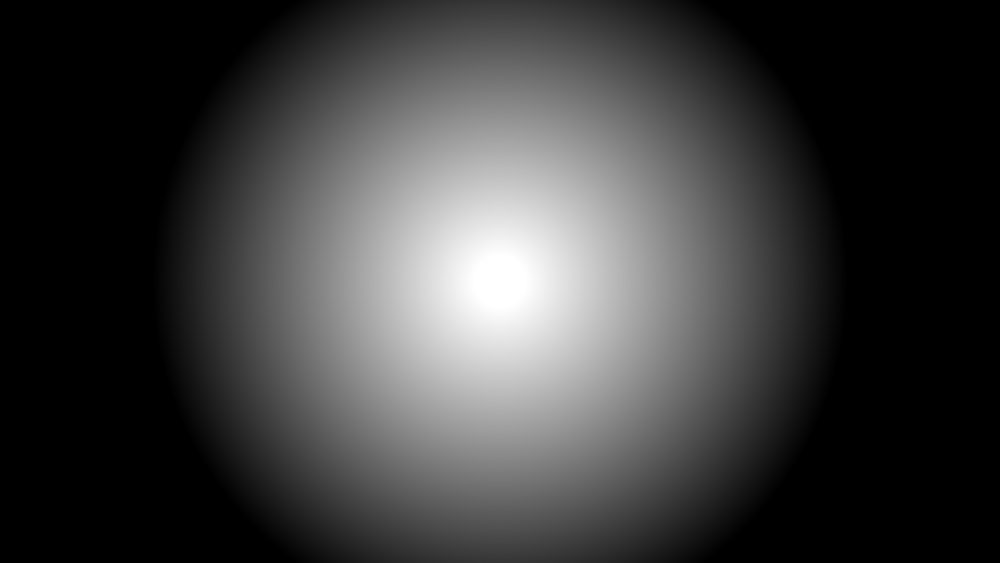
#> input picture image_segmentation/ombre_circle_grayscale.png, 1000 x 563 px, found by its file name
$ python color_base.py   (older library calls are emulated)
#> lines starting #> are read from the running program, lines starting #| are printed output that depends on the picture; after the words box and inside, x2 and y2 are one past the last pixel; in counts of white or black regions, pixels touching at a corner belong together
import cv2
import numpy as np

def viewImage(image):
    cv2.namedWindow('Display', cv2.WINDOW_NORMAL)
    cv2.imshow('Display', image)
    cv2.waitKey(0)
    cv2.destroyAllWindows()

def grayscale_17_levels(image):
    high = 255
    while(1):
        low = high - 15
        col_to_be_changed_low = np.array([low])
        col_to_be_changed_high = np.array([high])
        curr_mask = cv2.inRange(gray, col_to_be_changed_low, col_to_be_changed_high)
        ##按照上界下界分割
        gray[curr_mask > 0] = (high)
        ##上色（白色）
        ##print(gray[curr_mask > 0])
        high -= 15
        if(low == 0):

            break

image = cv2.imread('D:\Code\image segmentation\ombre_circle_grayscale.png') #最好使用绝对路径
#> image is the input picture: shape (563, 1000, 3); min 0, max 255, mean 60.6
viewImage(image)
gray = cv2.cvtColor(image, cv2.COLOR_BGR2GRAY)
grayscale_17_levels(gray)
#> the loop in grayscale_17_levels, `while(1):` made 17 passes
#> pass 1, in grayscale_17_levels, `curr_mask = cv2.inRange(gray, col_to_be_changed_low, col_to_be_changed..`:
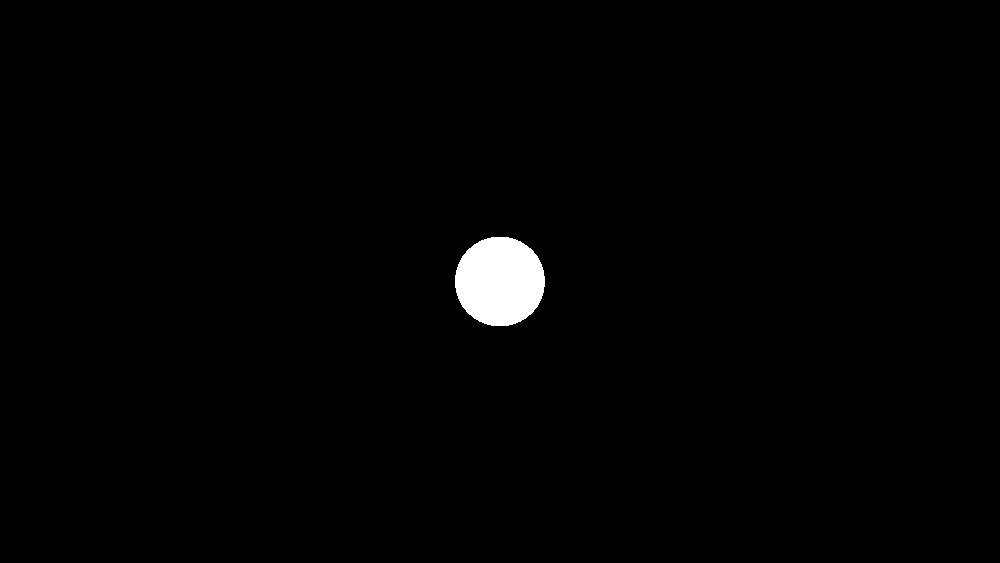
#> curr_mask: shape (563, 1000); 1.1% white; 1 white region, box (x1, y1, x2, y2) and area: (455, 237, 545, 326) 6352
#> pass 3, in grayscale_17_levels, `curr_mask = cv2.inRange(gray, col_to_be_changed_low, col_to_be_changed..`:
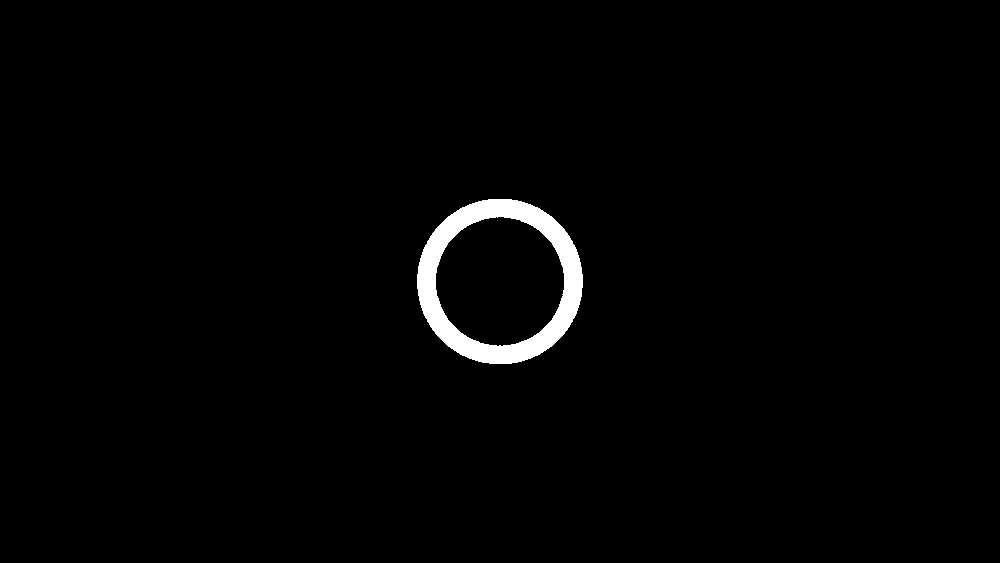
#> curr_mask: shape (563, 1000); 1.6% white; 1 white region, box (x1, y1, x2, y2) and area: (417, 199, 583, 364) 8754
#> after the loop in grayscale_17_levels, `while(1):`: high = 0
viewImage(gray)

def get_area_of_each_gray_level(im):
## 将图像转为灰度
    image = cv2.cvtColor(im, cv2.COLOR_BGR2GRAY)
    output = []
    high = 255
    first = True
    while(1):
        low = high - 15
        if(first == False):
            ##使它变成一个更大的灰度级的黑的值
            ##所以它不会检测
            to_be_black_again_low = np.array([high])
            to_be_black_again_high = np.array([255])
            curr_mask = cv2.inRange(image, to_be_black_again_low,
            to_be_black_again_high)
            image[curr_mask > 0] = (0)
        #使灰度值变白，所以我们可以计算出它的面积
        ret, threshold = cv2.threshold(image, low, 255, 0)
        binary, contours, hirerchy = cv2.findContours(threshold, cv2.RETR_LIST, cv2.CHAIN_APPROX_NONE)

        #这里有个坑，findContours返回3个值，它返回了你所处理的图像，轮廓的点集，各层轮廓的索引
        if(len(contours) > 0):
            output.append([cv2.contourArea(contours[0])])
            cv2.drawContours(im, contours, -1, (0,0,255),3)
            high -= 15
            first = False
        if(low == 0):
            break
#> this loop made 17 passes
#> (ret, hirerchy) on passes 1 to 12: (240, [[-1, -1, -1, -1]]), (225, [[1, -1, -1, -1], [-1, 0, -1, -1]]), (210, [[1, -1, -1, -1], [-1, 0, -1, -1]]), (195, [[1, -1, -1, -1], [-1, 0, -1, -1]]), (180, [[1, -1, -1, -1], [-1, 0, -1, -1]]), (165, [[1, -1, -1, -1], [-1, 0, -1, -1]]), (150, [[1, -1, -1, -1], [-1, 0, -1, -1]]), (135, [[1, -1, -1, -1], [-1, 0, -1, -1]]), (120, [[1, -1, -1, -1], [-1, 0, -1, -1]]), (105, [[1, -1, -1, -1], [-1, 0, -1, -1]]), (90, [[1, -1, -1, -1], [-1, 0, -1, -1]]), (75, [[1, -1, -1, -1], [-1, 0, -1, -1]])
#> hirerchy on pass 17: [[1, -1, -1, -1], [-1, 0, -1, -1]]
#> pass 1, in get_area_of_each_gray_level, `ret, threshold = cv2.threshold(image, low, 255, 0)`:
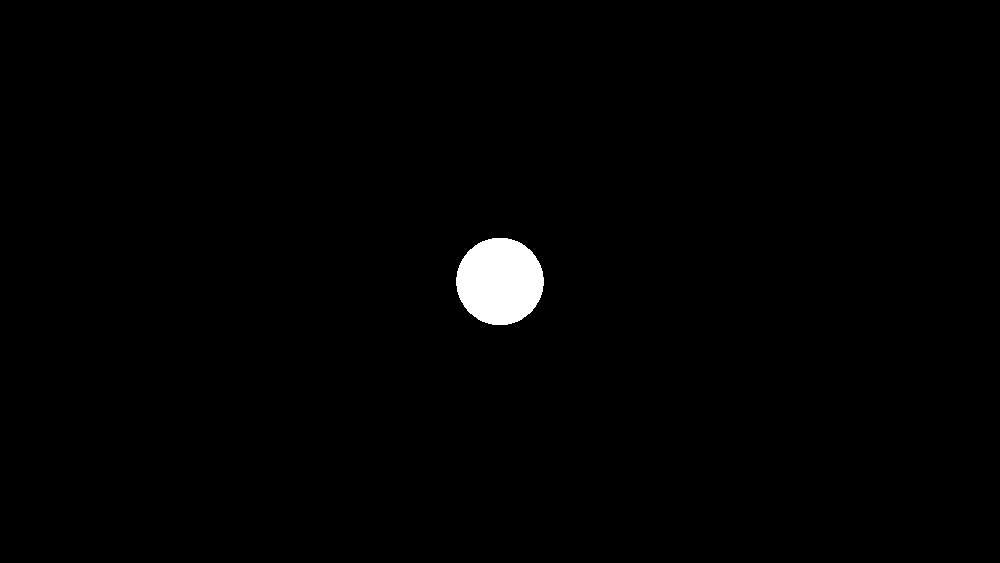
#> threshold: shape (563, 1000); 1.1% white; 1 white region, box (x1, y1, x2, y2) and area: (456, 238, 544, 325) 5995
#> pass 3, in get_area_of_each_gray_level, `ret, threshold = cv2.threshold(image, low, 255, 0)`:
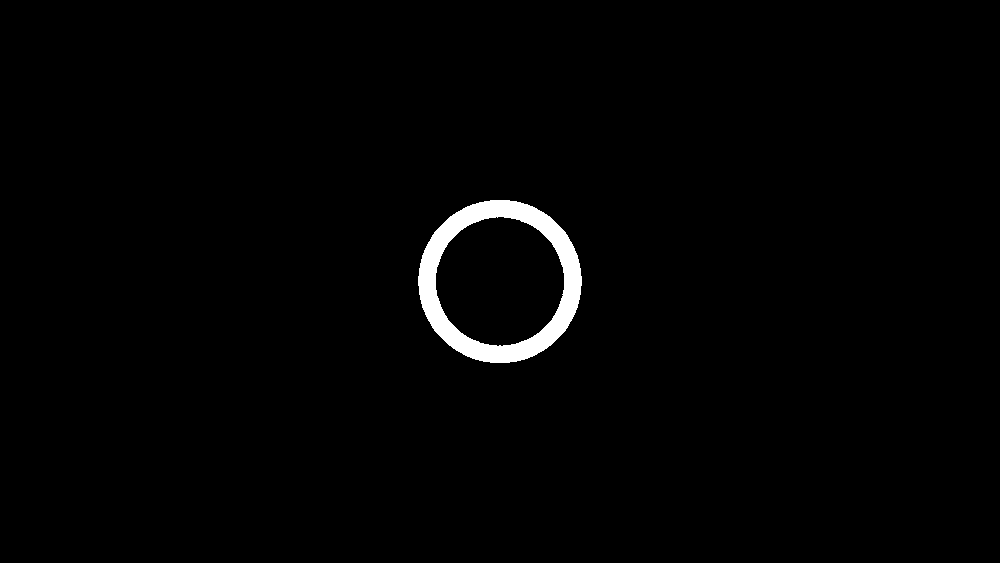
#> threshold: shape (563, 1000); 1.4% white; 1 white region, box (x1, y1, x2, y2) and area: (418, 200, 582, 363) 8123
#> after the loop:
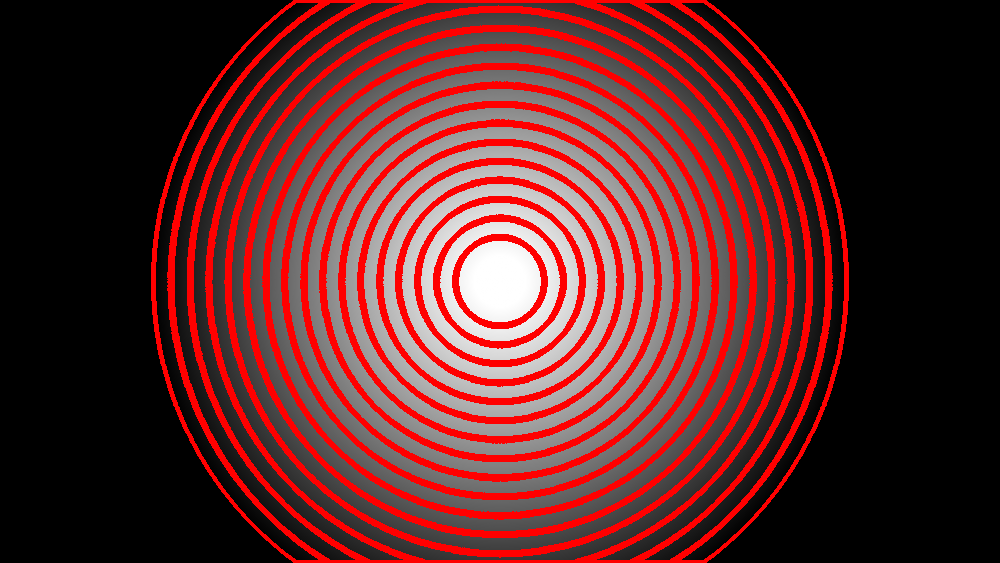
#> im: shape (563, 1000, 3); mean B, G, R 39.8, 39.8, 94.9
#> after the loop:
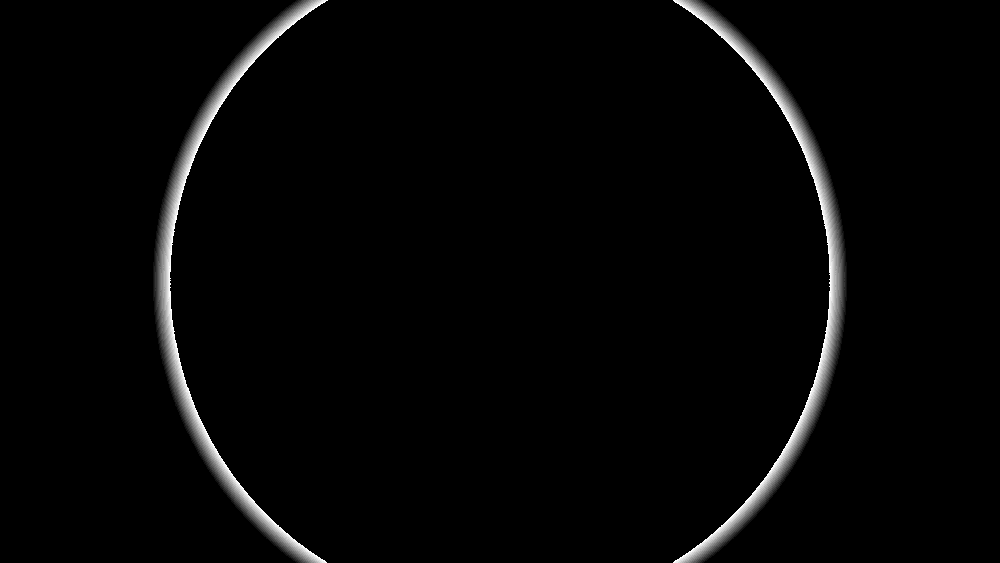
#> image: shape (563, 1000); min 0, max 14, mean 0.314; drawn with min black and max white
#> after the loop:
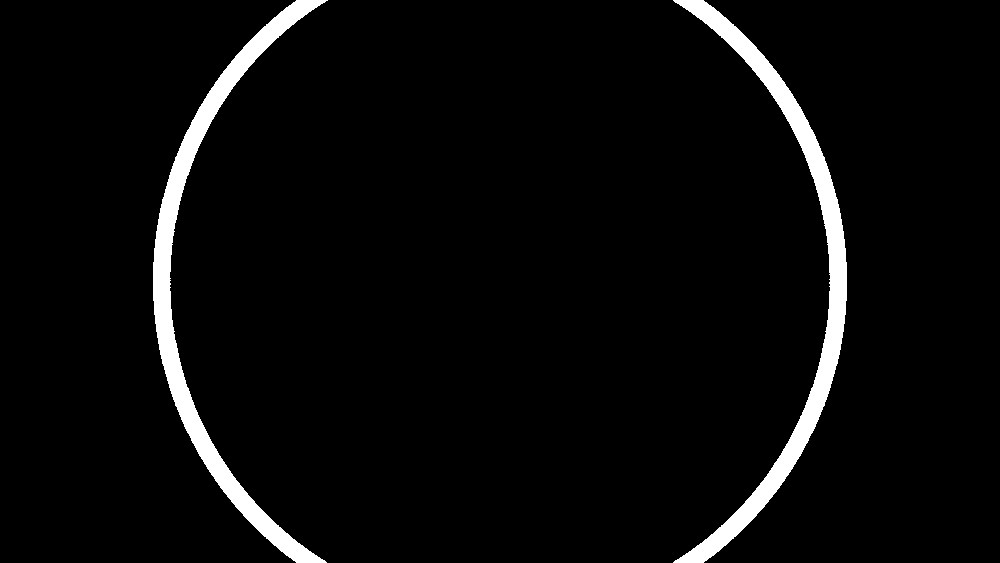
#> threshold: shape (563, 1000); 4.2% white; 2 white regions, box (x1, y1, x2, y2) and area: (673, 0, 847, 563) 11724, (153, 0, 328, 563) 11721
#> after the loop, high = 0; output = [[5871], [6480], [13012], [21820], [32902], [46238], [61761], [79709], [99787], [122222], [146859], [173758], [202919.5], [234401.5], [12241.5], [11577], [11111]]

    return output

image = cv2.imread('D:\Code\image segmentation\ombre_circle_grayscale.png')
print(get_area_of_each_gray_level(image))
#| [[5871.0], [6480.0], [13012.0], [21820.0], [32902.0], [46238.0], [61761.0], [79709.0], [99787.0], [122222.0], [146859.0], [173758.0], [202919.5], [234401.5], [12241.5], [11577.0], [11111.0]]
viewImage(image)
